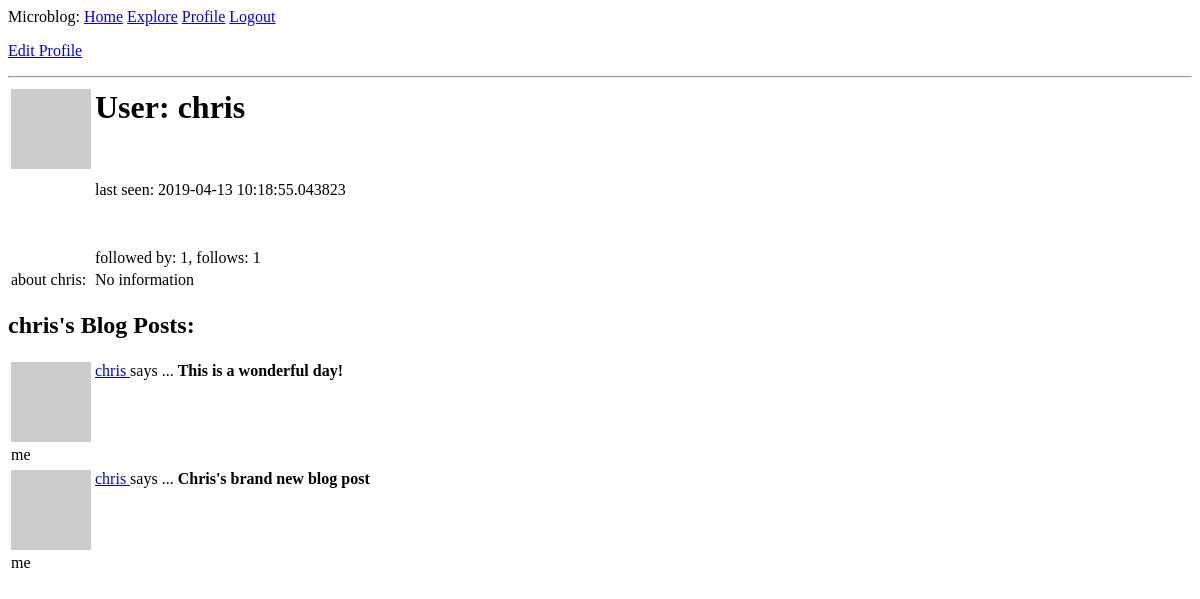
The page /user/chris (signed in) on the database as committed earlier.
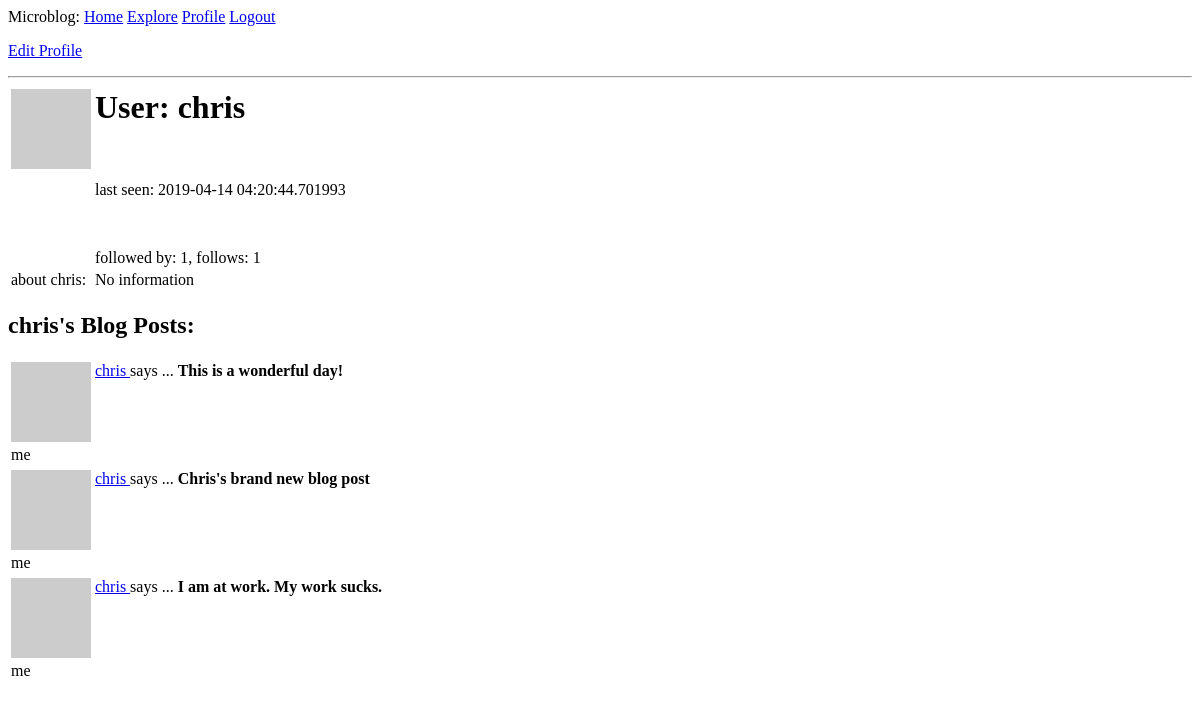
The same page on the database as committed later.
### microblog_app/models.py (models this page shows, shortened)
class User(UserMixin, db.Model): # UserMixin makes model compatible with flask-login
    id = db.Column(db.Integer, primary_key=True)  # flask login writes User.id to session
    username = db.Column(db.String(64), index=True, unique=True)
    email = db.Column(db.String(120), index=True, unique=True)
    password_hash = db.Column(db.String(128))
    posts = db.relationship('Post', backref='author', lazy='dynamic')
    about_me = db.Column(db.String(140))
    last_visited = db.Column(db.DateTime, default=datetime.utcnow())
    followed = db.relationship(
        'User', secondary=followers,
        primaryjoin=(followers.c.follower_id == id),
        secondaryjoin=(followers.c.followed_id == id),
        backref=db.backref('followers', lazy='dynamic'),
        lazy='dynamic'
    )
    def pull_avatar(self, size):
        digest = md5(self.email.lower().encode('utf-8')).hexdigest()
        return f"https://www.gravatar.com/avatar/{digest}?d=identicon&s={size}"
    def timestamp_on_request(self):  # time stamp to update last_visited in db upon request of any page
        self.last_visited = datetime.utcnow()
        db.session.commit()

class Post(db.Model):
    id = db.Column(db.Integer, primary_key=True)
    body = db.Column(db.String(140))
    timestamp = db.Column(db.DateTime, index=True, default=datetime.utcnow)  # passing a function
    user_id = db.Column(db.Integer, db.ForeignKey('user.id'))  # uses relationship
    @staticmethod
    def get_posts(filter_attr=None, filter_arg=None):
        posts = None
        if filter_attr is None:  # get all posts
            posts = Post.query.all()
        elif filter_attr == 'user_id':  # filter by username
            posts = Post.query.filter_by(user_id=filter_arg).all()
        elif filter_attr == 'timestamp':
            posts = Post.query.filter_by(timestamp=filter_arg).all()
        return posts

### microblog_app/routes.py (the view)
@app.route(URLRoute.user)
@login_required
def user(username):
    user = User.query.filter_by(username=username).first_or_404()  # returns either element or 404 response
    posts = Post.get_posts(filter_attr="user_id", filter_arg=user.id)
    return render_template("user.html", user=user, posts=posts)

### microblog_app/models.py (called while the page is built)
@login.user_loader
def load_user(id):
    return User.query.get(int(id))

### microblog_app/routes.py (called while the page is built)
@app.before_request  # applies to all routes in the application
def before_request():
    if current_user.is_authenticated:
        current_user.timestamp_on_request()

### microblog_app/templates/user.html (shortened to what this page needs)
{% extends "base.html" %}
{% block content %}
{% if current_user == user %}
    <p><a href="{{ url_for('edit_profile') }}">Edit Profile</a></p>
{% elif current_user.is_following(user) %}
    <p><a href="{{ url_for('unfollow', username=user.username) }}">unfollow</a></p>
{% elif not current_user.is_following(user) %}
    <p><a href="{{ url_for('follow', username=user.username) }}">follow</a></p>
{% endif %}
<table>
    <tr valign="top">
        <td><img src="{{ user.pull_avatar(128) }}"></td>
        <td>
            <h1>User: {{ user.username }}</h1>
            <br><p>last seen: {% if user.last_visited %} {{ user.last_visited }} {% else %} no info {% endif %}</p>
            <br><p>followed by: {{ user.followers.count() }}, follows: {{ user.followed.count()}}</p>
        </td>
    </tr>
    <tr>
        <td>about {{ user.username }}:</td>
        <td>{% if user.about_me %} {{ user.about_me }} {% else %} No information {% endif %}</td>
    </tr>
    <hr>
</table>
<h2>{{ user.username }}'s Blog Posts:</h2>
{% include "_posts.html" %}
{% endblock %}

### microblog_app/templates/base.html (shortened to what this page needs)
<!DOCTYPE>
<html>
    <head>
    </head>
    <body>
        <div>
            Microblog:
            <a href="{{ url_for('index') }}">Home</a>
            {% if current_user.is_authenticated %}
            <a href="{{ url_for('explore') }}">Explore</a>
            <a href="{{ url_for('user', username=current_user.username) }}">Profile</a>
            <a href="{{ url_for('logout') }}">Logout</a>
            {% elif current_user.is_anonymous %}
            <a href="{{ url_for('login') }}">Login</a>
            {% endif %}
        </div>
    {% block content %}
    {% endblock %}
    </body>
</html>

### microblog_app/templates/_posts.html (shortened to what this page needs)
{% if posts %}
    {% for post in posts %}
        <table>
            <tr valign="top">
                <td><img src="{{ post.author.pull_avatar(36) }}"></td>
                <td>
                    <a href="{{ url_for('user', username=post.author.username) }}">
                        {{ post.author.username }}
                    </a>
                    says ...
                    <b>{{ post.body }}</b>
                </td>
            </tr>
            <tr>
                {% if current_user.username == post.author.username %}
                    <td><p>me</p></td>
                {% elif current_user.is_following(post.author) %}
                    <td><a href="{{ url_for('unfollow', username=post.author.username) }}">unfollow</a></td>
                {% elif not current_user.is_following(post.author) %}
                    <td><a href="{{ url_for('follow', username=post.author.username) }}">follow</a></td>
                {% endif %}
            </tr>
        </table>
    {% endfor %}
{% else %}
    <p>No blog posts to show!</p>
{% endif %}

Rows that differ between the two databases and show on the page:
changed User "chris": last_visited "2019-04-13 10:18:55.043823" → "2019-04-14 04:20:44.701993"
added Post: author.username "chris", body "I am at work. My work sucks."
